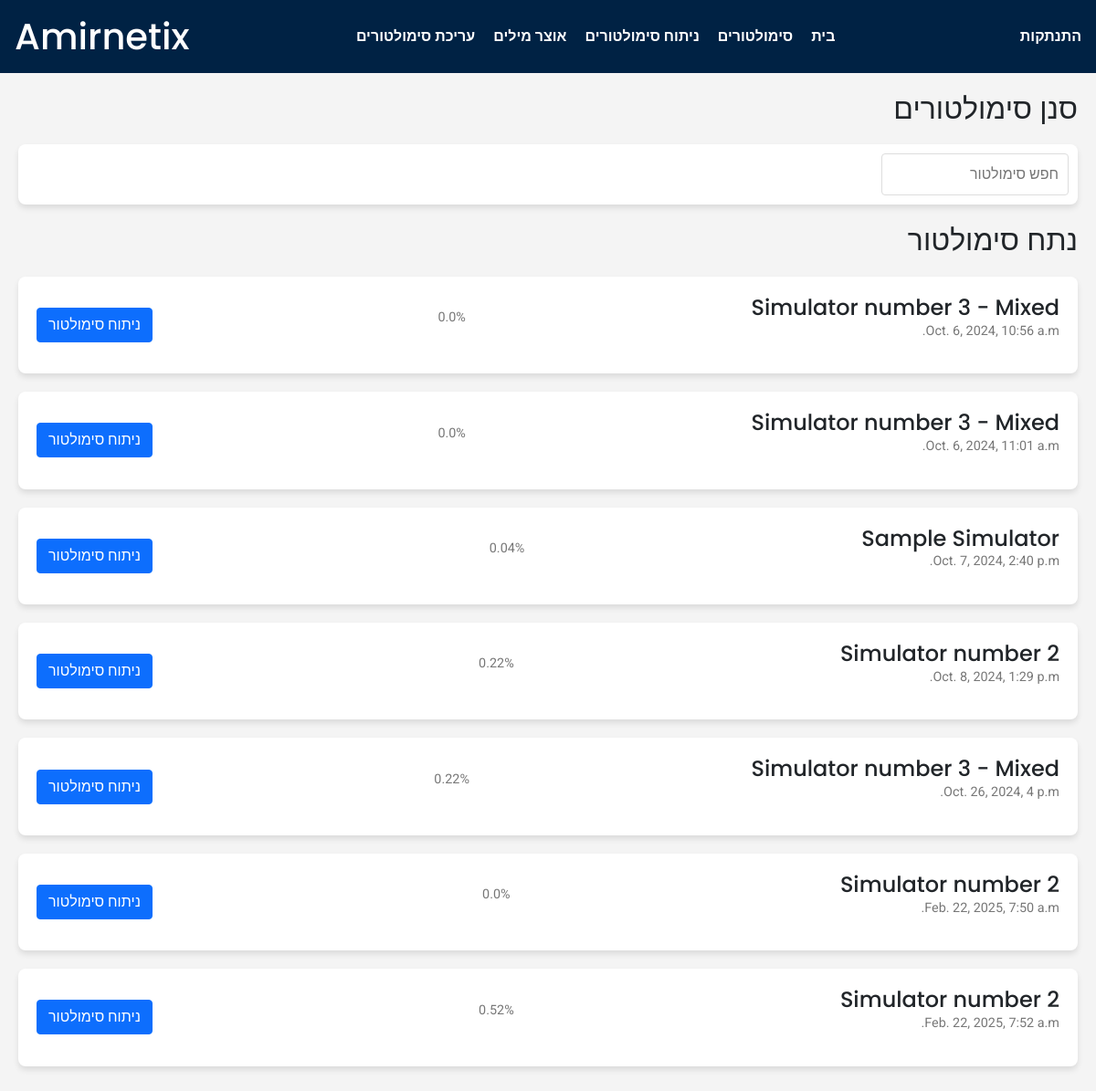
The app's page /Analysis/ (signed in) with its own data.
### Simulator/models.py (models this page shows, shortened)
class SimulatorAttempt(models.Model):
    user = models.ForeignKey(CustomUser, on_delete=models.CASCADE, related_name='simulator_attempts')
    simulator = models.ForeignKey(Simulator, on_delete=models.CASCADE, related_name='attempts')
    start_time = models.DateTimeField(auto_now_add=True)
    end_time = models.DateTimeField(blank=True, null=True)
    def get_success_rate(self):
        user_answers = UserAnswer.objects.filter(simulator_attempt = self).all()
        question_cnt = Question.objects.filter(chapter__simulator = self.simulator).count()
        cnt_correct = 0
        for ans in user_answers:
            if ans.selected_option.is_correct:
                cnt_correct += 1
        return round(cnt_correct/question_cnt,2)

class Simulator(models.Model):
    name = models.CharField(max_length=100)
    description = models.TextField(blank=True, null=True)
    level = models.IntegerField(choices=SimulatorLevel.choices, default=SimulatorLevel.MIX)
    create_date = models.DateField(auto_now_add=True)

class UserAnswer(models.Model):
    user = models.ForeignKey(CustomUser, on_delete=models.CASCADE, related_name='user_answers')
    simulator_attempt = models.ForeignKey(SimulatorAttempt, on_delete=models.CASCADE, related_name='user_answers')
    question = models.ForeignKey(Question, on_delete=models.CASCADE, related_name='user_answers')
    selected_option = models.ForeignKey(AnswerOption, on_delete=models.CASCADE)
    timestamp = models.DateTimeField()
    class Meta:
        unique_together = ('user','simulator_attempt', 'question')

class AnswerOption(models.Model):
    question = models.ForeignKey(Question, on_delete=models.CASCADE, related_name='answer_options')
    order = models.PositiveIntegerField()
    description = models.CharField(max_length=255)
    hebrew_desc = models.TextField(default=None, null=True, blank=True)
    is_correct = models.BooleanField(default=False)
    class Meta:
        unique_together = ('question', 'order')
        ordering = ['order']

### Analysis/views.py (the view)
# urls.py: path("", views.index,name='analysis'),
def index(request):
    simulator_attempts = SimulatorAttempt.objects.all()
    return render(request, 'Analysis/index.html',{
        "simulator_attempts" : simulator_attempts
    })

### Analysis/templates/Analysis/index.html (shortened to what this page needs)
{% extends "Analysis/layout.html" %}
{% block body %}
    <div class="container">
        {% if user.is_authenticated %}
        <h2>סנן סימולטורים</h2>
        <div class="filter-section">
            <input type="text" id="search-bar" placeholder="חפש סימולטור" onkeyup="filterSimulators()">
        </div>
        <h2>נתח סימולטור</h2>
        <div id="simulator-list" class="simulator-list">
        {% if simulator_attempts %}
        {% for simulator_attempt in simulator_attempts %}
            <div class="simulator-card" data-level="{{simulator_attempt.simulator.level}}">
                <div>
                    <h3>{{simulator_attempt.simulator.name}}</h3>
                    <p class="details">{{simulator_attempt.start_time}}</p>
                </div>
                <div class="scores">
                    <p class="details">{{simulator_attempt.get_success_rate}}%</p>
                </div>
                <a href="{% url 'analyze_simulator' simulator_id=simulator_attempt.id%}" class="btn btn-primary">ניתוח סימולטור</a>
            </div>
        {% endfor %}
        {% endif %}
        </div>
        {% endif %}
    </div>
{% endblock %}

### Analysis/static/Analysis/styles.css (style rules this page uses)
body { font-family: 'Roboto', sans-serif; margin: 0; padding: 0; background-color: #f4f4f4; }
h1, h2, h3 { font-family: 'Poppins', sans-serif; }
.container { max-width: 1200px; margin: auto; padding: 20px; justify-content: space-between; }
a { text-decoration: none; color: #333; }
.filter-section { display: flex; justify-content: space-between; margin: 20px 0; padding: 10px; background-color: #fff; border-radius: 8px; box-shadow: 0 4px 6px rgba(0, 0, 0, 0.1); }
.filter-section select, .filter-section input { padding: 10px; border-radius: 4px; border: 1px solid #ddd; }
.simulator-list { margin-top: 20px; }
.simulator-card { display: flex; justify-content: space-between; background-color: #fff; padding: 20px; border-radius: 8px; box-shadow: 0 4px 6px rgba(0, 0, 0, 0.1); margin-bottom: 20px; align-items: center; }
.simulator-card h3 { margin: 0; font-size: 1.5em; }
.simulator-card .details { font-size: 0.9em; color: #777; }

### records on screen
SimulatorAttempt: simulator.name "Simulator number 3 - Mixed", start_time "Oct. 6, 2024, 10:56 a.m.", get_success_rate "0.0"
SimulatorAttempt: simulator.name "Simulator number 3 - Mixed", start_time "Oct. 6, 2024, 11:01 a.m.", get_success_rate "0.0"
SimulatorAttempt: simulator.name "Sample Simulator", start_time "Oct. 7, 2024, 2:40 p.m.", get_success_rate "0.04"
SimulatorAttempt: simulator.name "Simulator number 2", start_time "Oct. 8, 2024, 1:29 p.m.", get_success_rate "0.22"
SimulatorAttempt: simulator.name "Simulator number 3 - Mixed", start_time "Oct. 26, 2024, 4 p.m.", get_success_rate "0.22"
SimulatorAttempt: simulator.name "Simulator number 2", start_time "Feb. 22, 2025, 7:50 a.m.", get_success_rate "0.0"
SimulatorAttempt: simulator.name "Simulator number 2", start_time "Feb. 22, 2025, 7:52 a.m.", get_success_rate "0.52"
